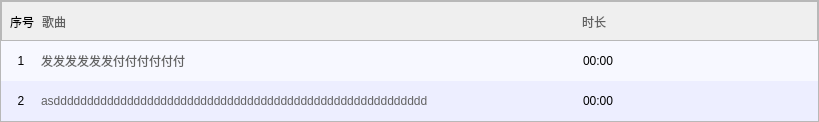
                                  <widget class="QWidget" name="mc_loaded_list_song_Sa">
                                   <property name="geometry">
                                    <rect>
                                     <x>0</x>
                                     <y>0</y>
                                     <width>815</width>
                                     <height>120</height>
                                    </rect>
                                   </property>
                                   <layout class="QVBoxLayout" name="verticalLayout_55">
                                    <property name="spacing">
                                     <number>0</number>
                                    </property>
                                    <property name="leftMargin">
                                     <number>0</number>
                                    </property>
                                    <property name="topMargin">
                                     <number>0</number>
                                    </property>
                                    <property name="rightMargin">
                                     <number>0</number>
                                    </property>
                                    <property name="bottomMargin">
                                     <number>0</number>
                                    </property>
                                    <item>
                                     <widget class="QFrame" name="mc_loaded_list_song_F">
                                      <property name="styleSheet">
                                       <string notr="true">QPushButton{
	border:none;
	color:rgb(98, 98, 98);
	text-align :center;
	font: 9pt &quot;本墨字语&quot;;
}
QPushButton:hover{  
	padding-bottom:4px; 
}
QPushButton:focus {
      color: rgb(255, 192, 2);;
      outline: 0px;
    }
QLabel{
	font: 9pt &quot;本墨字语&quot;;
}</string>
                                      </property>
                                      <property name="frameShape">
                                       <enum>QFrame::StyledPanel</enum>
                                      </property>
                                      <property name="frameShadow">
                                       <enum>QFrame::Raised</enum>
                                      </property>
                                      <layout class="QVBoxLayout" name="verticalLayout_song_list_bottom_2">
                                       <property name="spacing">
                                        <number>0</number>
                                       </property>
                                       <property name="leftMargin">
                                        <number>0</number>
                                       </property>
                                       <property name="topMargin">
                                        <number>0</number>
                                       </property>
                                       <property name="rightMargin">
                                        <number>0</number>
                                       </property>
                                       <property name="bottomMargin">
                                        <number>0</number>
                                       </property>
                                       <item>
                                        <widget class="QFrame" name="mc_loaded_list_song_0">
                                         <property name="minimumSize">
                                          <size>
                                           <width>0</width>
                                           <height>40</height>
                                          </size>
                                         </property>
                                         <property name="maximumSize">
                                          <size>
                                           <width>16777215</width>
                                           <height>40</height>
                                          </size>
                                         </property>
                                         <property name="styleSheet">
                                          <string notr="true"/>
                                         </property>
                                         <property name="frameShape">
                                          <enum>QFrame::StyledPanel</enum>
                                         </property>
                                         <property name="frameShadow">
                                          <enum>QFrame::Raised</enum>
                                         </property>
                                         <layout class="QHBoxLayout" name="horizontalLayout_frame_song_list_list_bottom_lable_2">
                                          <property name="spacing">
                                           <number>0</number>
                                          </property>
                                          <property name="leftMargin">
                                           <number>0</number>
                                          </property>
                                          <property name="topMargin">
                                           <number>0</number>
                                          </property>
                                          <property name="rightMargin">
                                           <number>0</number>
                                          </property>
                                          <property name="bottomMargin">
                                           <number>0</number>
                                          </property>
                                          <item>
                                           <widget class="QLabel" name="mc_loaded_list_song_0_no">
                                            <property name="minimumSize">
                                             <size>
                                              <width>40</width>
                                              <height>40</height>
                                             </size>
                                            </property>
                                            <property name="maximumSize">
                                             <size>
                                              <width>40</width>
                                              <height>40</height>
                                             </size>
                                            </property>
                                            <property name="styleSheet">
                                             <string notr="true"/>
                                            </property>
                                            <property name="text">
                                             <string>序号</string>
                                            </property>
                                            <property name="alignment">
                                             <set>Qt::AlignCenter</set>
                                            </property>
                                           </widget>
                                          </item>
                                          <item>
                                           <widget class="QPushButton" name="mc_loaded_list_song_0_name">
                                            <property name="minimumSize">
                                             <size>
                                              <width>540</width>
                                              <height>40</height>
                                             </size>
                                            </property>
                                            <property name="maximumSize">
                                             <size>
                                              <width>16777215</width>
                                              <height>40</height>
                                             </size>
                                            </property>
                                            <property name="styleSheet">
                                             <string notr="true">text-align :left;</string>
                                            </property>
                                            <property name="text">
                                             <string>歌曲</string>
                                            </property>
                                           </widget>
                                          </item>
                                          <item>
                                           <widget class="QPushButton" name="mc_loaded_list_song_0_play">
                                            <property name="minimumSize">
                                             <size>
                                              <width>235</width>
                                              <height>40</height>
                                             </size>
                                            </property>
                                            <property name="maximumSize">
                                             <size>
                                              <width>235</width>
                                              <height>40</height>
                                             </size>
                                            </property>
                                            <property name="styleSheet">
                                             <string notr="true">text-align :left;</string>
                                            </property>
                                            <property name="text">
                                             <string>时长</string>
                                            </property>
                                           </widget>
                                          </item>
                                         </layout>
                                        </widget>
                                       </item>
                                       <item>
                                        <widget class="QFrame" name="mc_loaded_list_song_1">
                                         <property name="minimumSize">
                                          <size>
                                           <width>0</width>
                                           <height>40</height>
                                          </size>
                                         </property>
                                         <property name="maximumSize">
                                          <size>
                                           <width>16777215</width>
                                           <height>40</height>
                                          </size>
                                         </property>
                                         <property name="styleSheet">
                                          <string notr="true">
QFrame,QLabel,QPushButton,QRadioButton{border:none;background-color:rgb(247, 248, 255)}

QPushButton:hover{  
	color: qlineargradient(spread:pad, x1:1, y1:1, x2:0, y2:0, stop:0 rgba(162, 179, 255, 255), stop:1 rgba(144, 228, 137, 255));
}</string>
                                         </property>
                                         <property name="frameShape">
                                          <enum>QFrame::StyledPanel</enum>
                                         </property>
                                         <property name="frameShadow">
                                          <enum>QFrame::Raised</enum>
                                         </property>
                                         <layout class="QHBoxLayout" name="horizontalLayout_frame_song_list_bottom_inf_3">
                                          <property name="spacing">
                                           <number>0</number>
                                          </property>
                                          <property name="leftMargin">
                                           <number>0</number>
                                          </property>
                                          <property name="topMargin">
                                           <number>0</number>
                                          </property>
                                          <property name="rightMargin">
                                           <number>0</number>
                                          </property>
                                          <property name="bottomMargin">
                                           <number>0</number>
                                          </property>
                                          <item>
                                           <widget class="QLabel" name="mc_loaded_list_song_1_no">
                                            <property name="minimumSize">
                                             <size>
                                              <width>40</width>
                                              <height>40</height>
                                             </size>
                                            </property>
                                            <property name="maximumSize">
                                             <size>
                                              <width>40</width>
                                              <height>40</height>
                                             </size>
                                            </property>
                                            <property name="styleSheet">
                                             <string notr="true"/>
                                            </property>
                                            <property name="text">
                                             <string>1</string>
                                            </property>
                                            <property name="alignment">
                                             <set>Qt::AlignCenter</set>
                                            </property>
                                           </widget>
                                          </item>
                                          <item>
                                           <widget class="QPushButton" name="mc_loaded_list_song_1_name">
                                            <property name="minimumSize">
                                             <size>
                                              <width>540</width>
                                              <height>40</height>
                                             </size>
                                            </property>
                                            <property name="maximumSize">
                                             <size>
                                              <width>16777215</width>
                                              <height>40</height>
                                             </size>
                                            </property>
                                            <property name="styleSheet">
                                             <string notr="true">text-align :left;</string>
                                            </property>
                                            <property name="text">
                                             <string>发发发发发发付付付付付付</string>
                                            </property>
                                           </widget>
                                          </item>
                                          <item>
                                           <widget class="QLabel" name="mc_loaded_list_song_1_ti">
                                            <property name="minimumSize">
                                             <size>
                                              <width>235</width>
                                              <height>40</height>
                                             </size>
                                            </property>
                                            <property name="maximumSize">
                                             <size>
                                              <width>235</width>
                                              <height>40</height>
                                             </size>
                                            </property>
                                            <property name="text">
                                             <string>00:00</string>
                                            </property>
                                           </widget>
                                          </item>
                                         </layout>
                                        </widget>
                                       </item>
                                       <item>
                                        <widget class="QFrame" name="mc_loaded_list_song_2">
                                         <property name="minimumSize">
                                          <size>
                                           <width>0</width>
                                           <height>40</height>
                                          </size>
                                         </property>
                                         <property name="maximumSize">
                                          <size>
                                           <width>16777215</width>
                                           <height>40</height>
                                          </size>
                                         </property>
                                         <property name="styleSheet">
                                          <string notr="true">QFrame,QLabel,QPushButton,QRadioButton{border:none;background-color:rgb(237, 238, 255)}
QPushButton:hover{  
	color: qlineargradient(spread:pad, x1:1, y1:1, x2:0, y2:0, stop:0 rgba(162, 179, 255, 255), stop:1 rgba(144, 228, 137, 255));
}</string>
                                         </property>
                                         <property name="frameShape">
                                          <enum>QFrame::StyledPanel</enum>
                                         </property>
                                         <property name="frameShadow">
                                          <enum>QFrame::Raised</enum>
                                         </property>
                                         <layout class="QHBoxLayout" name="horizontalLayout_frame_song_list_bottom_inf_4">
                                          <property name="spacing">
                                           <number>0</number>
                                          </property>
                                          <property name="leftMargin">
                                           <number>0</number>
                                          </property>
                                          <property name="topMargin">
                                           <number>0</number>
                                          </property>
                                          <property name="rightMargin">
                                           <number>0</number>
                                          </property>
                                          <property name="bottomMargin">
                                           <number>0</number>
                                          </property>
                                          <item>
                                           <widget class="QLabel" name="mc_loaded_list_song_2_no">
                                            <property name="minimumSize">
                                             <size>
                                              <width>40</width>
                                              <height>40</height>
                                             </size>
                                            </property>
                                            <property name="maximumSize">
                                             <size>
                                              <width>40</width>
                                              <height>40</height>
                                             </size>
                                            </property>
                                            <property name="styleSheet">
                                             <string notr="true"/>
                                            </property>
                                            <property name="text">
                                             <string>2</string>
                                            </property>
                                            <property name="alignment">
                                             <set>Qt::AlignCenter</set>
                                            </property>
                                           </widget>
                                          </item>
                                          <item>
                                           <widget class="QPushButton" name="mc_loaded_list_song_2_name">
                                            <property name="minimumSize">
                                             <size>
                                              <width>540</width>
                                              <height>40</height>
                                             </size>
                                            </property>
                                            <property name="maximumSize">
                                             <size>
                                              <width>16777215</width>
                                              <height>40</height>
                                             </size>
                                            </property>
                                            <property name="styleSheet">
                                             <string notr="true">text-align :left;</string>
                                            </property>
                                            <property name="text">
                                             <string>asdddddddddddddddddddddddddddddddddddddddddddddddddddddddd</string>
                                            </property>
                                           </widget>
                                          </item>
                                          <item>
                                           <widget class="QLabel" name="mc_loaded_list_song_2_ti">
                                            <property name="minimumSize">
                                             <size>
                                              <width>235</width>
                                              <height>40</height>
                                             </size>
                                            </property>
                                            <property name="maximumSize">
                                             <size>
                                              <width>235</width>
                                              <height>40</height>
                                             </size>
                                            </property>
                                            <property name="text">
                                             <string>00:00</string>
                                            </property>
                                           </widget>
                                          </item>
                                         </layout>
                                        </widget>
                                       </item>
                                       <item>
                                        <spacer name="mc_loaded_list_song_1_inf">
                                         <property name="orientation">
                                          <enum>Qt::Vertical</enum>
                                         </property>
                                         <property name="sizeHint" stdset="0">
                                          <size>
                                           <width>20</width>
                                           <height>0</height>
                                          </size>
                                         </property>
                                        </spacer>
                                       </item>
                                      </layout>
                                     </widget>
                                    </item>
                                   </layout>
                                  </widget>
